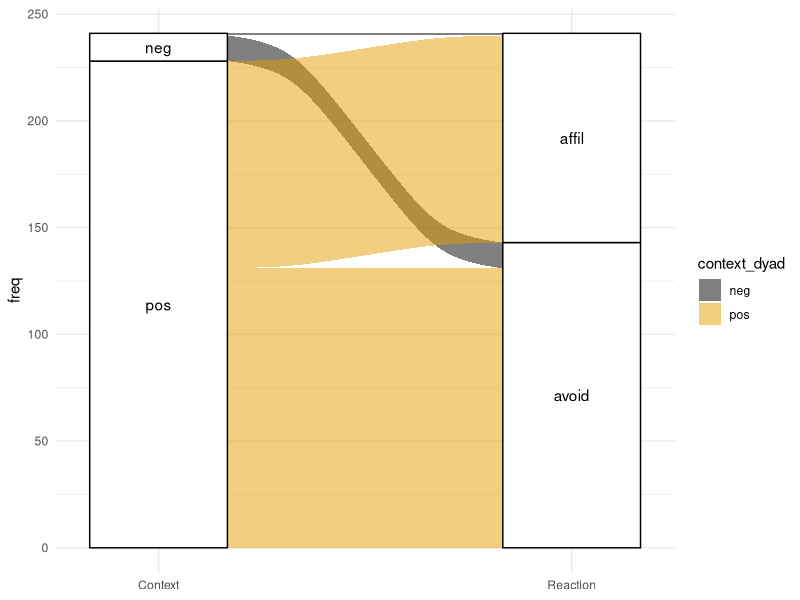
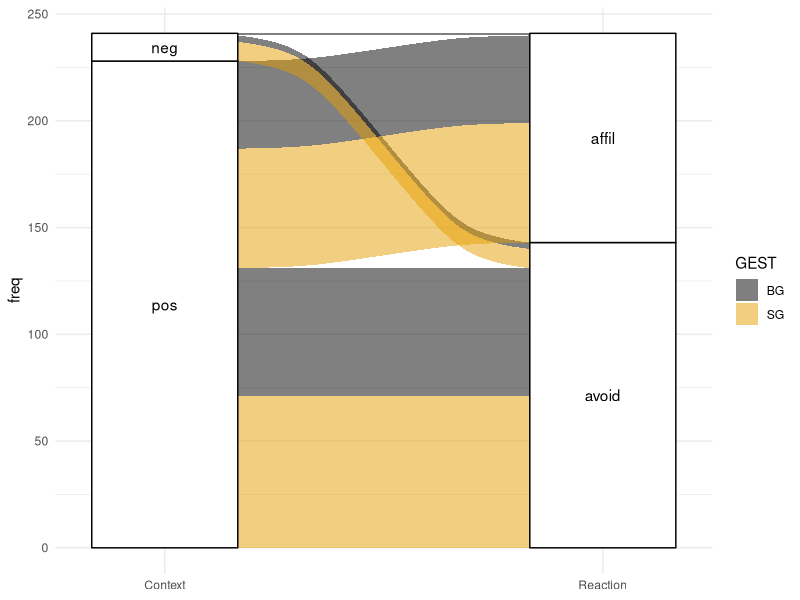
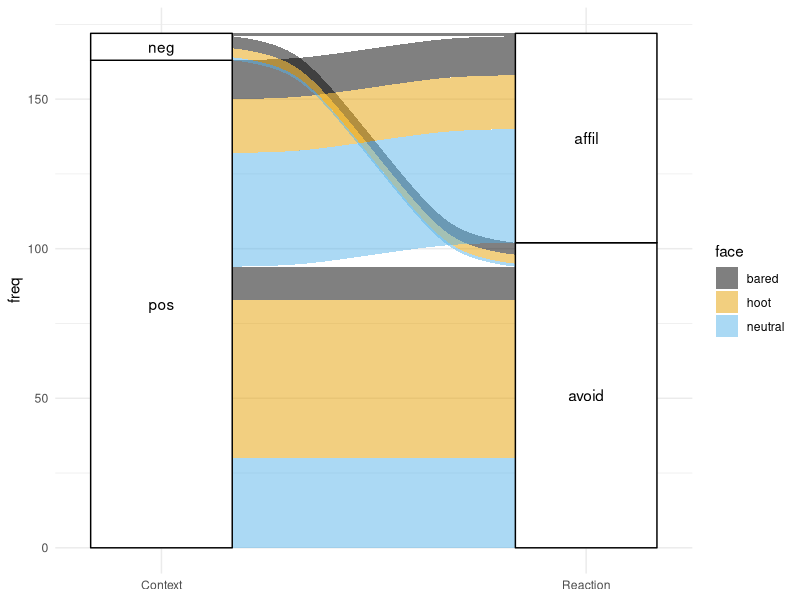
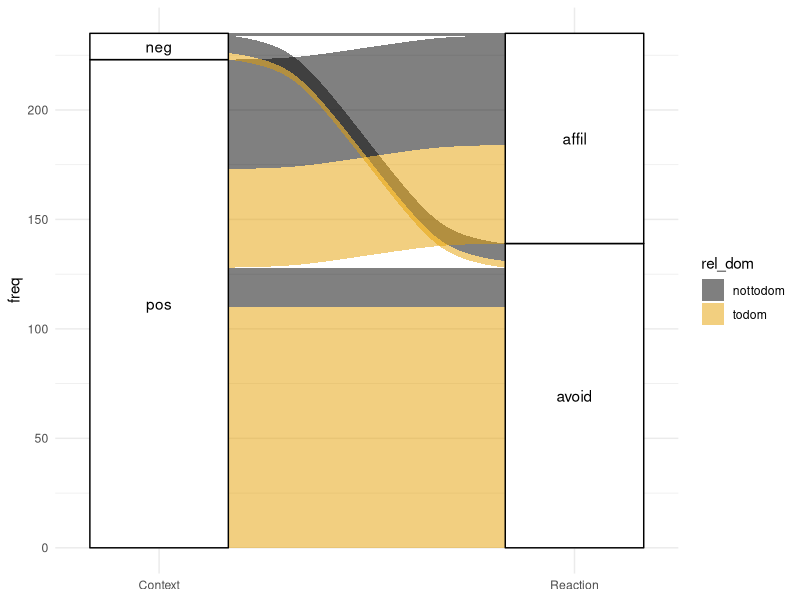
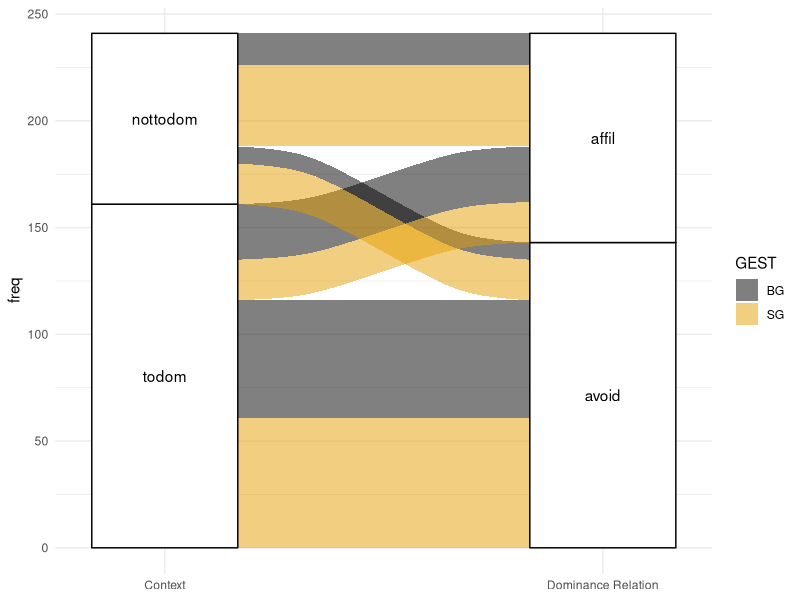

These figures' R source, in order:
## ---- chunk 1
knitr::opts_chunk$set(echo = TRUE)

library(readxl)
library(ggalluvial)
library(tidyverse)
library(ggthemes)
## ---- chunk 2
data <- read_xlsx("../data/Rawdata_Compositionality_18122019.xlsx", sheet = 1)
## ---- chunk 3
data %>%
  group_by(#rel_dom,
           #face,
           context_dyad, 
           #GEST, 
           REACT)%>%
  summarise(freq = n())%>%
  filter(#rel_dom != "NA", 
         #face != "NA",
         context_dyad != "NA",
         #GEST != "NA",
         REACT != "NA")%>%
  ggplot(.,
       aes(axis1 = context_dyad, 
           #axis2 = face, 
           #axis3 = GEST, 
           axis4 = REACT,
           y = freq)) +
  scale_x_discrete(limits = c("Context","Reaction"), expand = c(.2, .05)) +
  geom_alluvium(aes(fill = context_dyad)) +
  geom_stratum() +
  geom_text(stat = "stratum", aes(label = after_stat(stratum))) +
  theme_minimal() +
  scale_fill_colorblind()

## ---- chunk 4
data %>%
  group_by(#rel_dom,
           #face,
           context_dyad, 
           GEST, 
           REACT)%>%
  summarise(freq = n())%>%
  filter(#rel_dom != "NA", 
         #face != "NA",
         context_dyad != "NA",
         #GEST != "NA",
         REACT != "NA")%>%
  ggplot(.,
       aes(axis1 = context_dyad, 
           #axis2 = face, 
           #axis3 = GEST, 
           axis4 = REACT,
           y = freq)) +
  scale_x_discrete(limits = c("Context","Reaction"), expand = c(.2, .05)) +
  geom_alluvium(aes(fill =GEST)) +
  geom_stratum() +
  geom_text(stat = "stratum", aes(label = after_stat(stratum))) +
  theme_minimal()+
  scale_fill_colorblind()

## ---- chunk 5
data %>%
  group_by(#rel_dom,
           face,
           context_dyad, 
           #GEST, 
           REACT)%>%
  summarise(freq = n())%>%
  filter(#rel_dom != "NA", 
         face != "NA",
         context_dyad != "NA",
         #GEST != "NA",
         REACT != "NA")%>%
  ggplot(.,
       aes(axis1 = context_dyad, 
           #axis2 = face, 
           #axis3 = GEST, 
           axis4 = REACT,
           y = freq)) +
  scale_x_discrete(limits = c("Context","Reaction"), expand = c(.2, .05)) +
  geom_alluvium(aes(fill =face)) +
  geom_stratum() +
  geom_text(stat = "stratum", aes(label = after_stat(stratum))) +
  theme_minimal()+
  scale_fill_colorblind()

## ---- chunk 6
data %>%
  group_by(rel_dom,
           #face,
           context_dyad, 
           #GEST, 
           REACT)%>%
  summarise(freq = n())%>%
  filter(rel_dom != "NA", 
         #face != "NA",
         context_dyad != "NA",
         #GEST != "NA",
         REACT != "NA")%>%
  ggplot(.,
       aes(axis1 = context_dyad, 
           #axis2 = face, 
           #axis3 = GEST, 
           axis4 = REACT,
           y = freq)) +
  scale_x_discrete(limits = c("Context","Reaction"), expand = c(.2, .05)) +
  geom_alluvium(aes(fill =rel_dom)) +
  geom_stratum() +
  geom_text(stat = "stratum", aes(label = after_stat(stratum))) +
  theme_minimal()+
  scale_fill_colorblind()

## ---- chunk 7
data %>%
  group_by(rel_dom,
           #face,
           #context_dyad, 
           GEST, 
           REACT
           )%>%
  summarise(freq = n())%>%
  filter(rel_dom != "NA", 
         #face != "NA",
         #context_dyad != "NA",
         GEST != "NA",
         REACT != "NA"
         )%>%
  ggplot(.,
       aes(#axis1 = context_dyad, 
           #axis2 = face, 
           #axis3 = GEST, 
           axis4 = REACT,
           axis1 = rel_dom,
           y = freq)) +
  scale_x_discrete(limits = c("Context","Dominance Relation"), expand = c(.2, .05)) +
  geom_alluvium(aes(fill =GEST)) +
  geom_stratum() +
  geom_text(stat = "stratum", aes(label = after_stat(stratum))) +
  theme_minimal()+
  scale_fill_colorblind()

